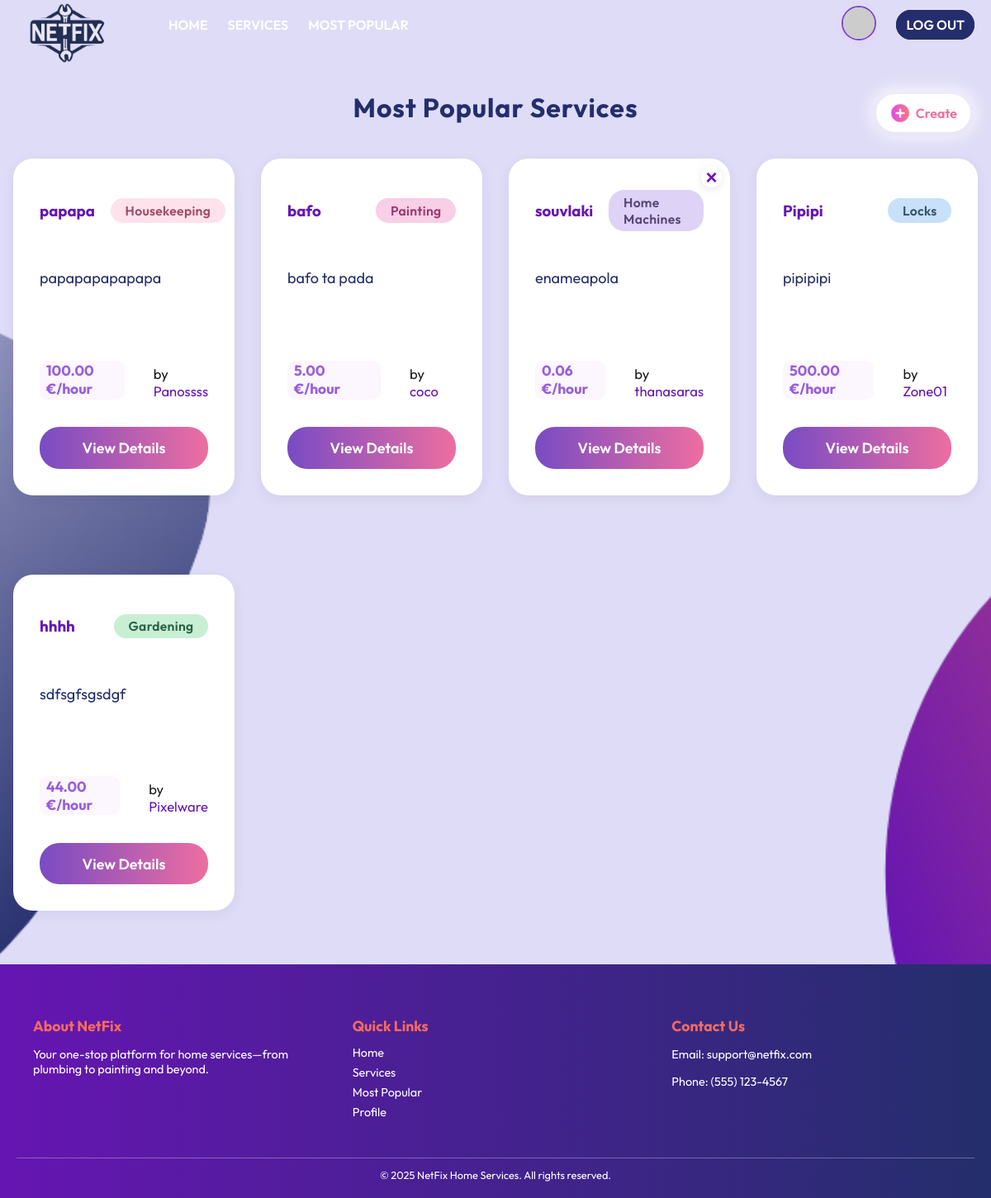
The page /services/most-requested/ (signed in) on the database its author committed.
### services/models.py (models this page shows, shortened)
class Service(models.Model):
    FIELD_CHOICES = (
        ('Air Conditioner', 'Air Conditioner'),
        ('Carpentry', 'Carpentry'),
        ('Electricity', 'Electricity'),
        ('Gardening', 'Gardening'),
        ('Home Machines', 'Home Machines'),
        ('Housekeeping', 'Housekeeping'),  # Fixed spelling!
        ('Interior Design', 'Interior Design'),
        ('Locks', 'Locks'),
        ('Painting', 'Painting'),
        ('Plumbing', 'Plumbing'),
        ('Water Heaters', 'Water Heaters'),
    )
    company = models.ForeignKey(Company, on_delete=models.CASCADE)
    name = models.CharField(max_length=40)
    description = models.TextField()
    price_per_hour = models.DecimalField(decimal_places=2, max_digits=6)
    rating = models.IntegerField(
        validators=[MinValueValidator(0), MaxValueValidator(5)],
        default=0
    )
    field = models.CharField(max_length=30, choices=FIELD_CHOICES)
    date_created = models.DateTimeField(auto_now_add=True)

### users/models.py (models this page shows, shortened)
class Company(models.Model):
    FIELD_CHOICES = [
        ("Air Conditioner", "Air Conditioner"),
        ("All in One",      "All in One"),
        ("Carpentry",       "Carpentry"),
        ("Electricity",     "Electricity"),
        ("Gardening",       "Gardening"),
        ("Home Machines",   "Home Machines"),
        ("Housekeeping",    "Housekeeping"),
        ("Interior Design", "Interior Design"),
        ("Locks",           "Locks"),
        ("Painting",        "Painting"),
        ("Plumbing",        "Plumbing"),
        ("Water Heaters",   "Water Heaters"),
    ]
    user = models.OneToOneField(
        User,
        on_delete=models.CASCADE,
        primary_key=True,
        related_name="company_profile"
    )
    field_of_work = models.CharField(
        max_length=30,
        choices=FIELD_CHOICES,
        default="All in One",
    )
    rating = models.IntegerField(
        validators=[MinValueValidator(0), MaxValueValidator(5)],
        default=0,
    )
    avatar_index = models.CharField(
        max_length=2,
        default='1',
        choices=[(str(i), f"Avatar {i}") for i in "123456789ABCDEFGHIJK"]
    )

class User(AbstractUser):
    is_company = models.BooleanField(default=False)
    is_customer = models.BooleanField(default=False)
    email = models.CharField(max_length=100, unique=True)

### services/views.py (the view)
# urls.py: path('most-requested/', v.most_requested_services, name='most_requested_services'),
def most_requested_services(request):
    services = Service.objects.annotate(
        num_requests=Count('requests')
    ).filter(num_requests__gte=2).order_by('-num_requests', '-date_created')
    return render(request, 'services/most_requested.html', {'services': services})

### services/templates/services/most_requested.html (shortened to what this page needs)
{% extends 'main/base.html' %}
{% load static %}
{% block content %}
    <div class="services_header_grid">
        <h2 class="title">Most Popular Services</h2>
        {% if user.is_company %}
            <a class="create_service" href="/services/create">
                <img src="{% static 'images/create.png' %}" alt="Create" class="create-icon"/>
                Create
            </a>
        {% endif %}
    </div>
    <div class="services_grid">
        {% if services %}
            {% for service in services %}
                <div class="service_card">
                    <div class="service_card_top">
                        <h3><a href="/services/{{ service.id }}">{{ service.name }}</a></h3>
                        <span class="service_field field-{{ service.field|slugify }}">{{ service.field }}</span>
                    </div>
                    <p class="service_desc">{{ service.description|truncatechars:100 }}</p>
                    <div class="service_card_bottom">
                        <span class="service_price">{{ service.price_per_hour }} €/hour</span>
                        <span class="service_company">by <a
                                href="{% url 'users:company_profile' service.company.user %}">{{ service.company.user }}</a></span>
                    </div>
                    <a href="{% url 'services:index' service.id %}" class="service_details_btn">View Details</a>
                    {% if user.is_authenticated and user.is_company and service.company.user == user %}
                        <form action="{% url 'services:delete_service' service.id %}" method="post" class="delete-form">
                            <button type="button" class="delete-x-btn" data-service-id="{{ service.id }}" title="Delete Service">
                                &times;
                            </button>
                        </form>
                    {% endif %}
                </div>
            {% endfor %}
        {% else %}
            <h2>Sorry, no services available yet.</h2>
        {% endif %}
    </div>
{% endblock %}

### static/css/style.css (style rules this page uses)
:root { --color-primary: #242E6C; --color-secondary: #6615B2; --color-bg: #DFDCF7; --color-accent: #F66B5E; --color-hover: #A734CD; --color-text: #242E6C; --color-white: #ffffff; }
body { background: var(--color-bg) url('/static/images/login.png') center center/cover no-repeat; color: var(--color-text); font-family: 'Outfit', sans-serif; margin: 0; padding: 0; }
a { color: var(--color-secondary); text-decoration: none; }
button { border: 2px solid transparent; border-radius: 5px; padding: 10px; background: var(--color-secondary); color: var(--color-white); text-transform: uppercase; cursor: pointer; margin-top: 30px; transition: background 0.7s; }
.title { text-align: center; margin-top: 1.8rem; margin-bottom: 1.1rem; font-weight: 700; font-size: 2rem; }
html, body { overflow-x: hidden; height: 100%; margin: 0; }
body { display: flex; flex-direction: column; }
.services_header_grid { display: grid; grid-template-columns: 1fr auto 1fr; align-items: center; margin-top: 2.5rem; margin-bottom: 2rem; min-height: 48px; position: relative; }
.services_header_grid .title { grid-column: 2; text-align: center; margin: 0; font-size: 2rem; font-weight: 700; color: var(--color-primary); letter-spacing: 1px; }
.services_header_grid .create_service { grid-column: 3; justify-self: end; }
.create_service { background: var(--color-white); color: #ed6ea0; border: 2px solid #ffffff; padding: 8px 14px; border-radius: 2rem; display: flex; align-items: center; gap: 0.1em; margin: 14px 0 0 0; text-decoration: none; font-weight: 600; font-size: 1rem; box-shadow: 0 2px 8px rgba(60, 40, 120, 0.07), 0 0 20px 6px rgba(255, 255, 255, 0.85); transition: background 0.18s, color 0.18s, box-shadow 0.18s; margin-right: 25px; }
.create_service img.create-icon { width: 26px; height: 26px; margin-right: 4px; display: inline-block; vertical-align: middle; }
.services_grid { display: grid; grid-template-columns: repeat(4, minmax(0, 1fr)); gap: 2rem; margin: 2rem auto 0 auto; max-width: 1400px; padding: 0 1rem; }
.service_card { background: white; border-radius: 1.5rem; box-shadow: 0 4px 16px rgba(60, 40, 120, 0.07); padding: 2rem; display: flex; flex-direction: column; justify-content: space-between; transition: box-shadow 0.2s; margin-bottom: 4rem; position: relative; }
.service_card_top { display: flex; justify-content: space-between; align-items: center; gap: 0.7rem; margin-bottom: 1.5rem; }
.service_desc { margin: 1rem 0; color: var(--color-text, #1a1347); min-height: 60px; font-size: 1.13rem; }
.service_card_bottom { display: flex; justify-content: space-between; align-items: flex-end; margin-top: 2.2rem; font-size: 1.04rem; color: #1a1a1a; gap: 2.2rem; width: 100%; }
.service_price { background: #fcf6ff; border-radius: .6rem; padding: .1rem 0.5rem; font-weight: 700; color: #985edb; font-size: 1.09rem; }
.service_details_btn, .request-btn { background: linear-gradient(90deg, #794bc4 0%, #ed6ea0 100%); color: white; border-radius: 1.5rem; padding: 0.85rem 0; text-align: center; text-decoration: none; font-weight: 600; margin-top: 2.1rem; width: 100%; transition: background 0.2s; border: none; outline: none; display: block; font-size: 1.12rem; }
.service_field { background: #f3ecfa; color: #794bc4; font-size: .98rem; border-radius: 1.2rem; padding: .3rem 1.1rem; font-weight: 600; letter-spacing: 0.02em; margin-left: 0.5rem; display: inline-block; }
.field-gardening { background: #c8efd4; color: #276146; }
.field-home-machines { background: #ded3f6; color: #574678; }
.field-housekeeping { background: #ffe2ec; color: #a14c65; }
.field-locks { background: #c8e0f9; color: #35526d; }
.field-painting { background: #f9cee7; color: #9e3871; }
.delete-form { position: absolute; top: -20px; right: 10px; margin: 0; z-index: 3; }
.delete-x-btn { background: rgba(255,255,255,0.88); color: var(--color-secondary); border: none; border-radius: 50%; width: 25px; height: 25px; font-size: 1.5rem; font-weight: bold; line-height: 0.8; cursor: pointer; box-shadow: 0 2px 10px #ccc7; display: flex; align-items: center; justify-content: center; transition: background 0.18s, color 0.18s; padding: 0; }

### rows shown on the page
Service: name "papapa", field "Housekeeping", description "papapapapapapa", price_per_hour "100.00", company.user "Panossss"
Service: name "bafo", field "Painting", description "bafo ta pada", price_per_hour "5.00", company.user "coco"
Service: name "souvlaki", field "Home Machines", description "enameapola", price_per_hour "0.06", company.user "thanasaras"
Service: name "Pipipi", field "Locks", description "pipipipi", price_per_hour "500.00", company.user "Zone01"
Service: name "hhhh", field "Gardening", description "sdfsgfsgsdgf", price_per_hour "44.00", company.user "Pixelware"
